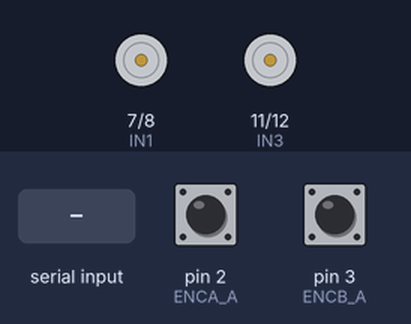
A sketch run on a simulated Arduino Uno, built with avr-gcc and run on an emulated ATmega328P. On the bench: motor-driver pin pairs drawn as motors (green arrow = first pin HIGH = forward, orange = second pin HIGH = backward, longer = more drive, scaled by the enable pin). The inputs (shaded band) are chosen by the test bench; at power-on: pin 2 (ENCA_A) HIGH, pin 3 (ENCB_A) HIGH. What the sketch prints to the serial monitor is not drawn.

Above: at 1.2 s.
1.3 s: "A\n" received over Serial
At 2.5 s:
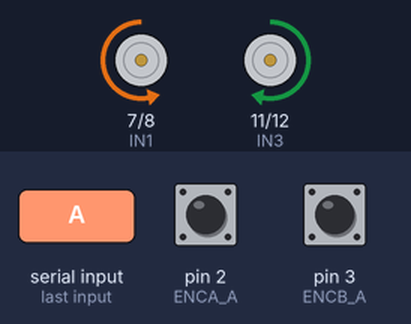
2.8 s: "d\n" received over Serial
At 3.8 s:
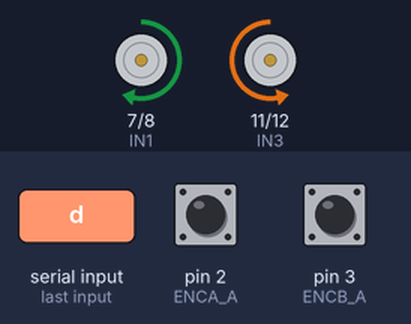
4.3 s: "90 45\n" received over Serial
At 5.0 s:
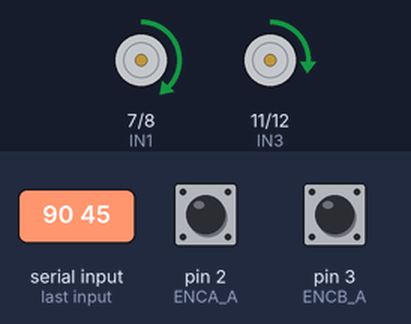
5.8 s: "D\n" received over Serial
At 6.1 s:
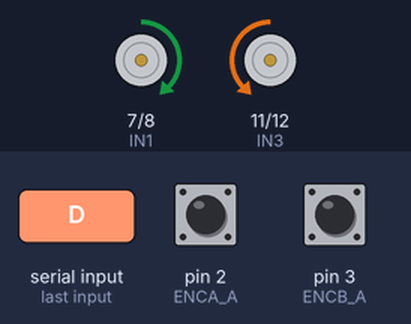
7.3 s: "30 150\n" received over Serial
At 8.5 s:
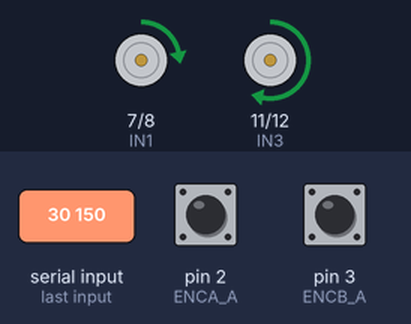
8.8 s: "5\n" received over Serial
At 9.6 s:
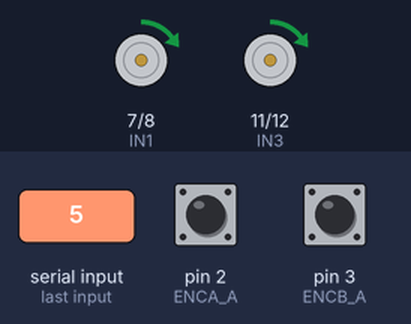
Timing chart, 0 to 11.3 s (numbered marks = the images above; inputs shaded):
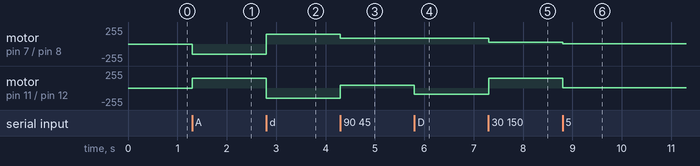

Measured:
- after the input at 1.3 s, motor on pin 7 (IN1) / pin 8 (IN2): stopped → backward 150/255 at once; motor on pin 11 (IN3) / pin 12 (IN4): stopped → forward 150/255 at once
- after the input at 2.8 s, motor on pin 7 (IN1) / pin 8 (IN2): backward 150/255 → forward 150/255 at once; motor on pin 11 (IN3) / pin 12 (IN4): forward 150/255 → backward 150/255 at once
- after the input at 4.3 s, motor on pin 7 (IN1) / pin 8 (IN2): forward 150/255 → forward 90/255 at once; motor on pin 11 (IN3) / pin 12 (IN4): backward 150/255 → forward 45/255 at once
- after the input at 5.8 s, motor on pin 11 (IN3) / pin 12 (IN4): forward 45/255 → backward 90/255 at once
- after the input at 7.3 s, motor on pin 7 (IN1) / pin 8 (IN2): forward 90/255 → forward 30/255 at once; motor on pin 11 (IN3) / pin 12 (IN4): backward 90/255 → forward 150/255 at once
- after the input at 8.8 s, motor on pin 7 (IN1) / pin 8 (IN2): forward 30/255 → forward 5/255 at once; motor on pin 11 (IN3) / pin 12 (IN4): forward 150/255 → forward 5/255 at once

The sketch:

motor_test.ino
```cpp
// --- 키보드(시리얼)로 좌/우 PWM을 개별 제어하는 테스트 스케치 ---
// 사용법: 시리얼 모니터를 115200으로 열고, 한 줄 입력 후 Enter
//   "100 130"   → 왼쪽 PWM=100, 오른쪽 PWM=130 (둘 다 전진)
//   "-100 130"  → 왼쪽 후진 100, 오른쪽 전진 130 (음수 = 후진)
//   "150"       → 양쪽 모두 150
//   w=전진  s=후진  a=좌회전  d=우회전  x=정지  (마지막 속도 크기 사용)
//   + = 속도 +10   - = 속도 -10   ? = 도움말
// ⚠ 바퀴를 바닥에서 띄우고 테스트하세요.

// --- 핀 설정 ---
// 왼쪽 모터 (Motor A)
const int ENA = 9;
const int IN1 = 7;
const int IN2 = 8;
const int ENCA_A = 2; // 하드웨어 인터럽트 0
const int ENCA_B = 4;

// 오른쪽 모터 (Motor B)
const int ENB = 10;
const int IN3 = 11;
const int IN4 = 12;
const int ENCB_A = 3; // 하드웨어 인터럽트 1
const int ENCB_B = 5;

// --- 상태 변수 ---
volatile long leftCount = 0;
volatile long rightCount = 0;

int pwmL = 0, pwmR = 0;      // 부호 있는 PWM (-255~255, 음수=후진)
int speed = 150;             // w/s/a/d 에 쓰이는 속도 크기
char lineBuf[24];
uint8_t lineLen = 0;
unsigned long lastReport = 0;

void setup() {
  Serial.begin(115200);

  pinMode(ENA, OUTPUT); pinMode(ENB, OUTPUT);
  pinMode(IN1, OUTPUT); pinMode(IN2, OUTPUT);
  pinMode(IN3, OUTPUT); pinMode(IN4, OUTPUT);

  // 엔코더: 안정적인 읽기를 위해 내부 풀업 사용
  pinMode(ENCA_A, INPUT_PULLUP); pinMode(ENCA_B, INPUT_PULLUP);
  pinMode(ENCB_A, INPUT_PULLUP); pinMode(ENCB_B, INPUT_PULLUP);

  attachInterrupt(digitalPinToInterrupt(ENCA_A), readLeftEncoder, RISING);
  attachInterrupt(digitalPinToInterrupt(ENCB_A), readRightEncoder, RISING);

  printHelp();
}

void loop() {
  // --- 한 줄 단위 입력 수집 ---
  while (Serial.available()) {
    char c = Serial.read();
    if (c == '\n' || c == '\r') {
      if (lineLen > 0) {
        lineBuf[lineLen] = '\0';
        processLine(lineBuf);
        lineLen = 0;
      }
    } else if (lineLen < sizeof(lineBuf) - 1) {
      lineBuf[lineLen++] = c;
    }
  }

  // --- 엔코더 주기 출력 (300ms) ---
  if (millis() - lastReport >= 300) {
    lastReport = millis();
    Serial.print(F("Left Ticks: "));  Serial.print(leftCount);
    Serial.print(F("  |  Right Ticks: ")); Serial.print(rightCount);
    Serial.print(F("  |  PWM L=")); Serial.print(pwmL);
    Serial.print(F(" R=")); Serial.println(pwmR);
  }
}

// --- 한 줄 명령 처리 ---
void processLine(char *s) {
  while (*s == ' ' || *s == '\t') s++;   // 앞 공백 제거
  if (!*s) return;
  char c0 = *s;

  if      (c0 == 'w' || c0 == 'W') { pwmL =  speed; pwmR =  speed; }   // 전진
  else if (c0 == 's' || c0 == 'S') { pwmL = -speed; pwmR = -speed; }   // 후진
  else if (c0 == 'a' || c0 == 'A') { pwmL = -speed; pwmR =  speed; }   // 제자리 좌회전
  else if (c0 == 'd' || c0 == 'D') { pwmL =  speed; pwmR = -speed; }   // 제자리 우회전
  else if (c0 == 'x' || c0 == 'X') { pwmL = 0; pwmR = 0; }             // 정지
  else if (c0 == '?')              { printHelp(); return; }
  else if (c0 == '+' && s[1] == '\0') {   // 단독 '+' : 속도 크기 +10
    speed = min(speed + 10, 255);
    Serial.print(F(">> speed=")); Serial.println(speed);
    return;
  }
  else if (c0 == '-' && s[1] == '\0') {   // 단독 '-' : 속도 크기 -10
    speed = max(speed - 10, 0);
    Serial.print(F(">> speed=")); Serial.println(speed);
    return;
  }
  else if (c0 == '-' || c0 == '+' || (c0 >= '0' && c0 <= '9')) {
    // 숫자 입력: "L R" 두 개면 개별 설정, 하나면 양쪽 동일
    char *end;
    long a = strtol(s, &end, 10);
    if (end == s) return;                 // 숫자 아님
    char *p = end;
    while (*p == ' ' || *p == ',' || *p == '\t') p++;
    if (*p) {                             // 두 번째 숫자 존재
      char *end2;
      long b = strtol(p, &end2, 10);
      if (end2 == p) return;
      pwmL = constrain(a, -255, 255);
      pwmR = constrain(b, -255, 255);
    } else {                              // 숫자 하나 → 양쪽 동일
      pwmL = pwmR = constrain(a, -255, 255);
    }
    int m = max(abs(pwmL), abs(pwmR));    // w/s/a/d 용 속도 크기 갱신
    if (m > 0) speed = m;
  }
  else return;                            // 그 외 무시

  applyMotors();
  Serial.print(F(">> PWM L=")); Serial.print(pwmL);
  Serial.print(F(" R=")); Serial.println(pwmR);
}

// --- 현재 PWM을 모터에 반영 ---
void applyMotors() {
  driveMotor(IN1, IN2, ENA, pwmL);
  driveMotor(IN3, IN4, ENB, pwmR);
}

// pwm: -255~255 (음수=후진, 0=정지)
void driveMotor(int inA, int inB, int en, int pwm) {
  if (pwm > 0)      { digitalWrite(inA, HIGH); digitalWrite(inB, LOW);  }
  else if (pwm < 0) { digitalWrite(inA, LOW);  digitalWrite(inB, HIGH); }
  else              { digitalWrite(inA, LOW);  digitalWrite(inB, LOW);  }
  analogWrite(en, min(abs(pwm), 255));
}

void printHelp() {
  Serial.println(F("=== 좌/우 PWM 개별 제어 (115200) ==="));
  Serial.println(F("\"100 130\"+Enter  → 왼쪽 PWM=100, 오른쪽 PWM=130"));
  Serial.println(F("\"-100 130\"       → 왼쪽 후진, 오른쪽 전진 (음수=후진)"));
  Serial.println(F("\"150\"            → 양쪽 모두 150"));
  Serial.println(F("w=전진 s=후진 a=좌회전 d=우회전 x=정지"));
  Serial.println(F("+ =속도+10  - =속도-10  ? =도움말"));
}

// --- 엔코더 ISR ---
// 왼쪽 엔코더
void readLeftEncoder() {
  if (digitalRead(ENCA_B)) leftCount++; else leftCount--;
}
// 오른쪽 엔코더 (좌우 대칭 장착 보정: 전진 시 +가 되도록 부호 반전)
void readRightEncoder() {
  if (digitalRead(ENCB_B)) rightCount--; else rightCount++;
}
```
